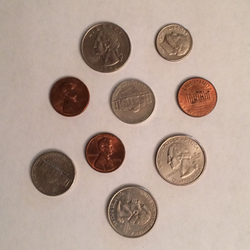
#> input picture images/coins.png, 250 x 250 px
$ jupyter execute EdgeDetect_Canny.ipynb
#> lines starting #> are read from the running program, lines starting #| are printed output that depends on the picture; after the words box and inside, x2 and y2 are one past the last pixel; in counts of white or black regions, pixels touching at a corner belong together
[cell 1]
from matplotlib import pyplot as plt
import numpy as np
import cv2

#Create path and read image
path = r'../images/coins.png'
image = cv2.imread(path)
#> image is the input picture: shape (250, 250, 3); mean B, G, R 147.7, 159.9, 180.7
image = cv2.cvtColor(image, cv2.COLOR_BGR2RGB)

#Convert to grayscale map
gray = cv2.cvtColor(image, cv2.COLOR_RGB2GRAY)
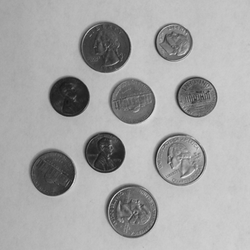
#> gray: shape (250, 250); min 21, max 227, mean 164.7

#Run Gaussian blur to delete low frequencies noise
blurred = cv2.GaussianBlur(gray, (3, 3), 0)

#Canny edge detection operator
canny = cv2.Canny(blurred, 30, 150)
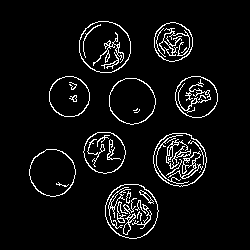
#> canny: shape (250, 250); 5.8% white in thin lines or dots, all inside (x1, y1, x2, y2) = (29, 21, 218, 239)

#Plot the first method
fig1 = plt.figure(figsize=(10, 7)) #create figure
fig1.tight_layout(pad=3)
#Ax1
ax1 = fig1.add_subplot(1, 2, 1)
ax1.set_title("Original image")
ax1.imshow(gray, cmap='gray')
#Ax2
ax2 = fig1.add_subplot(1, 2, 2)
ax2.set_title("Canny Edge Detection")
ax2.imshow(canny, cmap='gray')
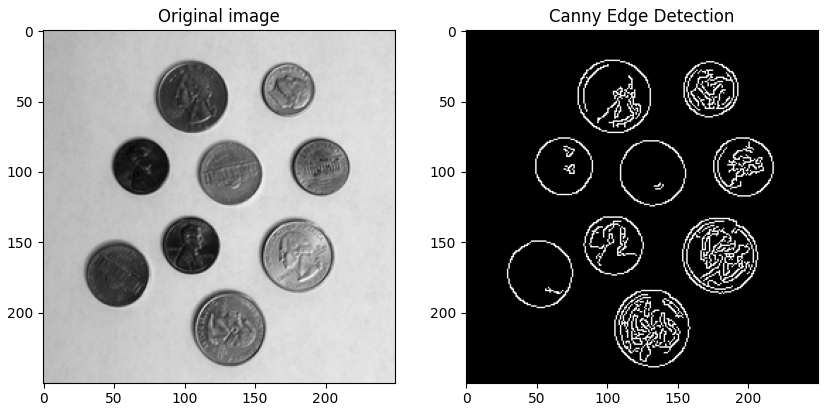
#> figure drawn by matplotlib, 2 panels

$ run again, with images/8_diamonds.png copied over images/coins.png
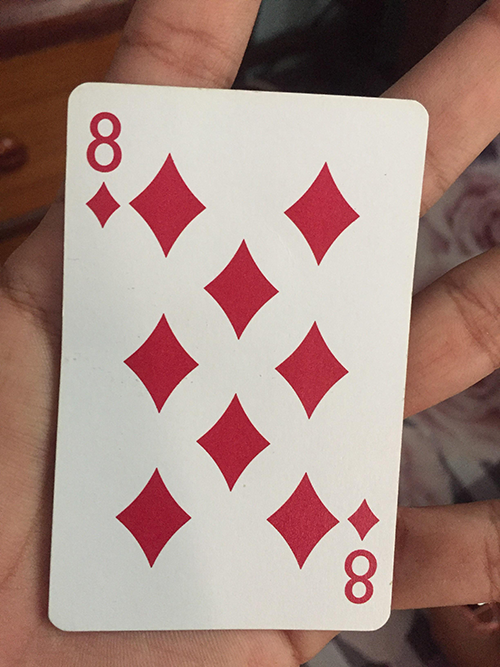
#> input picture images/8_diamonds.png, 500 x 667 px
#> image is the input picture: shape (667, 500, 3); mean B, G, R 130.6, 138, 165.9
#> `canny = cv2.Canny(blurred, 30, 150)`:
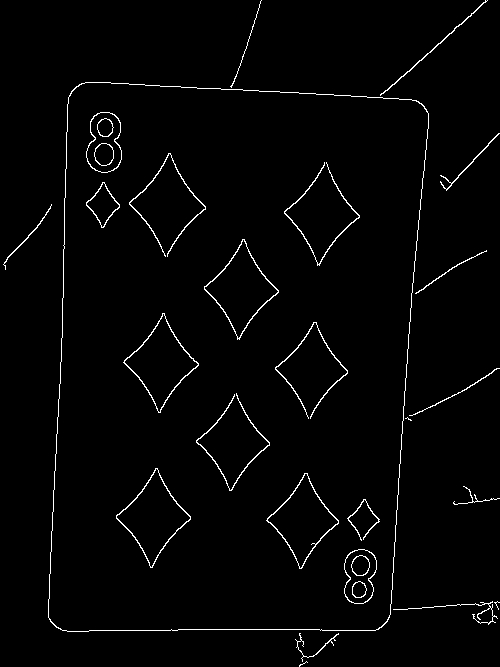
#> canny: shape (667, 500); 2% white in thin lines or dots
#> `[cell 1] from matplotlib import pyplot as plt import numpy as np impor..`:
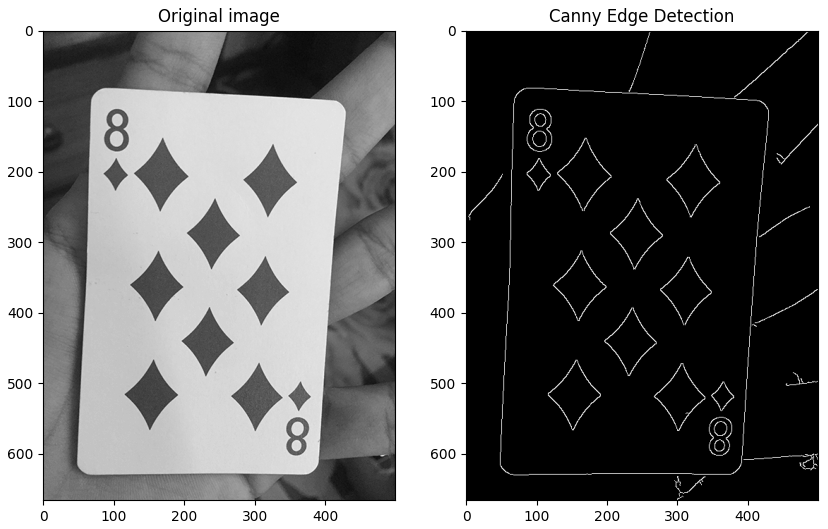
#> figure drawn by matplotlib, 2 panels

$ run again, with images/beach.png copied over images/coins.png
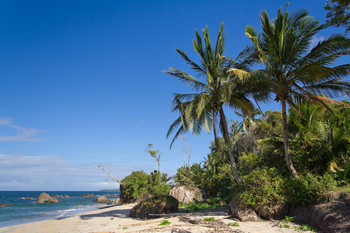
#> input picture images/beach.png, 350 x 233 px
#> image is the input picture: shape (233, 350, 3); mean B, G, R 136, 110.4, 78.6
#> `canny = cv2.Canny(blurred, 30, 150)`:
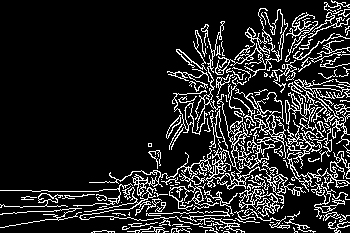
#> canny: shape (233, 350); 14.4% white in thin lines or dots
#> `[cell 1] from matplotlib import pyplot as plt import numpy as np impor..`:
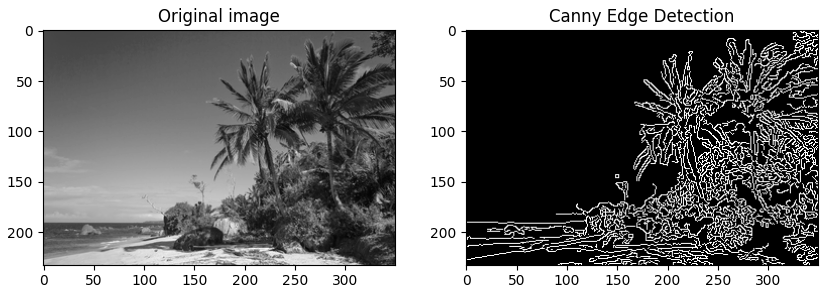
#> figure drawn by matplotlib, 2 panels
